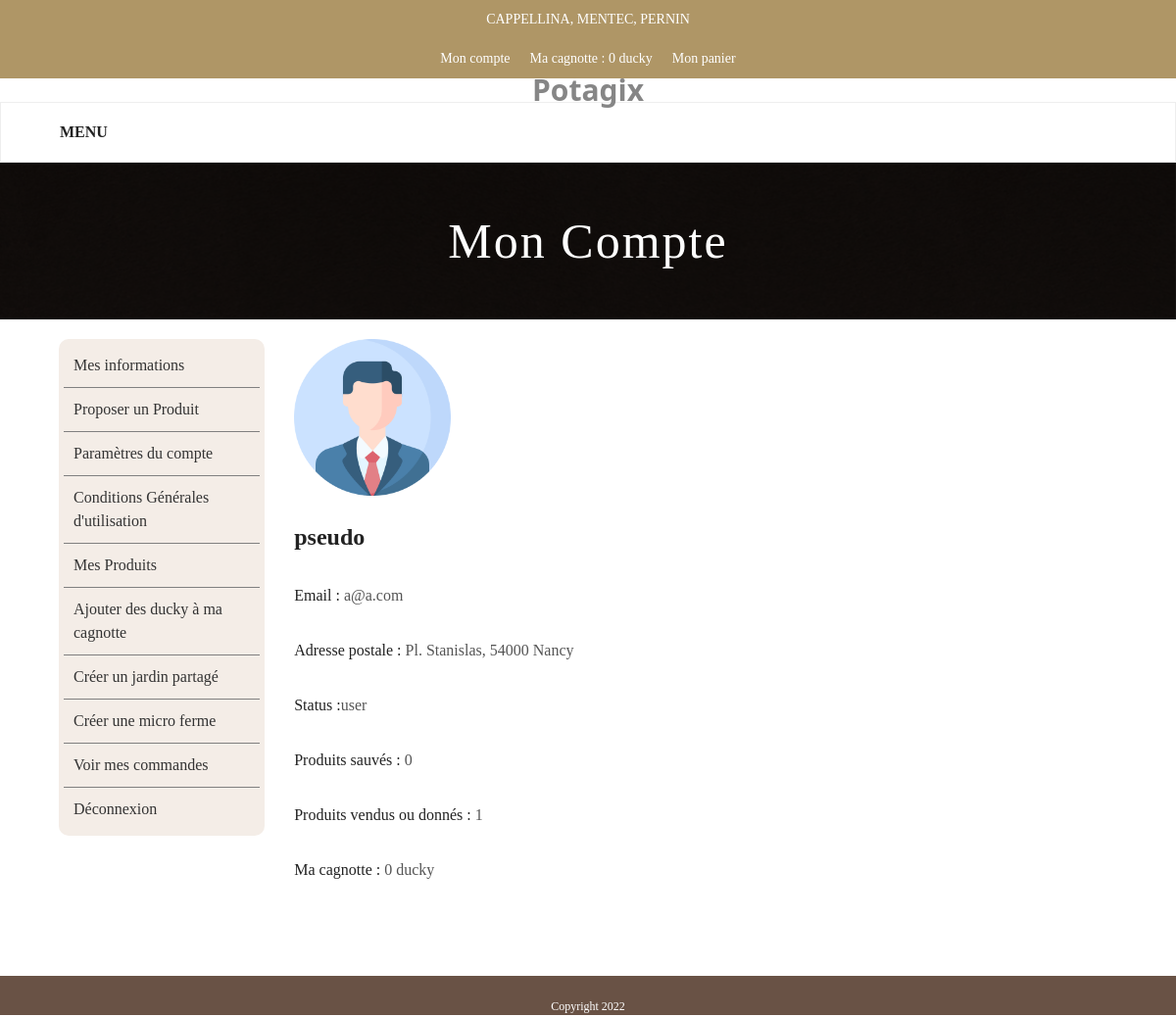
Page /mon-compte (signed in) on the committed database.
### tables this page shows
CREATE TABLE User(id INTEGER PRIMARY KEY AUTOINCREMENT NOT NULL, email TEXT NOT NULL, pseudo TEXT NOT NULL, password TEXT NOT NULL CHECK (LENGTH(Password)>=8),status VARCHAR(255), imageProfil VARCHAR(255), isLocations INTEGER, idLocation Integer, cagnotte INTEGER DEFAULT 0);

CREATE TABLE locations(
    idLocation INTEGER PRIMARY KEY AUTOINCREMENT NOT NULL,
    adresse VARCHAR(255),
    latitude REAL,
    longitude REAL
);

### app.py (the view)
@app.route('/mon-compte')
def getUser():
    if not user.isConnected():
        return render_template('not_connected.html')
    if request.method == 'GET' and len(request.args) > 0 and request.args['query'] == "deconnexion":
        session.clear()
        return redirect("accueil")
    data = cmpt.param_compte()
    prod_sau = cmpt.produit_sauve()
    prod_donn = cmpt.prod_donnees()
    return render_template('utilisateur.html', status=cmpt.type_compte(), data = data,save = prod_sau,given=prod_donn)

### modules/bdd.py (called while the page is built, shortened)
def get_db():
    db = getattr(g, '_database', None)
    if db is None:
        db = g._database = sqlite3.connect(DATABASE)
    return db

def select(table, attributs=["*"], conditions={}, limit=0, tables_jointes={}, distinct="", order="", connector=" AND"):
    params_str = ""
    for a in attributs:
        params_str += a + ","
    params_str = params_str[:-1]
    request = "SELECT " + distinct + " " + params_str + " FROM " + table
    if len(tables_jointes) > 0:
        for t in tables_jointes:
            request += " JOIN " + t + " ON " + tables_jointes[t]
    if len(conditions) > 0:
        request = request + " WHERE "
        for c in conditions:
            request += " " + c  + "= :" + c + connector
        request = request[:-3] + order
        engine = create_engine('sqlite:///' + DATABASE)
        con = engine.connect()
        query = text(request + addLimit(limit))
        res = con.execute(query, conditions)
        return res.fetchall()

def addLimit(n):
    return "" if n == 0 else " LIMIT " + str(n)

### modules/compte.py (called while the page is built)
def type_compte():
    id = 0
    status = ''
    name = session['connexion']['pseudo']
    query='''SELECT id FROM User WHERE pseudo = ?'''
    arg = [name,]
    cursor = bdd.get_db().cursor()
    cursor.execute(query,arg)
    string_id = cursor.fetchall()[0]
    for car in string_id:
        if car not in ["(",")",","]:
            id = car
    query2='''SELECT status FROM User WHERE id = ?'''
    arg2=[id,]
    cursor2 = bdd.get_db().cursor()
    cursor2.execute(query2,arg2)
    string_status = cursor2.fetchall()[0]
    for car in string_status:
        if car not in ["(",")",","]:
            status = status + car
    return status

def param_compte():
    user = bdd.select("User",conditions={"pseudo":session['connexion']['pseudo']})[0]
    adresse = bdd.select("locations",conditions={"idlocation":user[7]})[0]
    data = {
        "pseudo":user[2],
        "email":user[1],
        "adresse":adresse[1],
        "cagnotte":user[8],
        "image": user[5]
    }
    return data

def produit_sauve():
    pseudo = session['connexion']['pseudo']
    id = bdd.select("user",['id'], conditions={"pseudo":pseudo})
    prod = bdd.select('commande',conditions={'buyerId':id[0][0]})
    return len(prod)

### modules/user.py (called while the page is built)
def isConnected():
    return len(session) > 0

### templates/utilisateur.html (shortened to what this page needs)
{% extends 'basic_template.html' %}
{% block head %}
    <link rel="stylesheet" href="{{ url_for('static', filename='css/user.css') }}">
{% endblock %}
{% block title %}Mon compte{% endblock %}
{% block content %}
    <div class="content-parent">
        <div class="left-side">
            <a href="/mon-compte">Mes informations</a>
            <a href="/proposition">Proposer un Produit</a>
            <a href="/compte">Paramètres du compte</a>
            <a href="#">Conditions Générales d'utilisation</a>
            <a href="/vos-produits">Mes Produits</a>
            <a href="/cagnotte">Ajouter des ducky à ma cagnotte</a>
            <a href="/creer-jardin">Créer un jardin partagé</a>
            <a href="/creer-ferme">Créer une micro ferme</a>
            <a href="/commande">Voir mes commandes</a>
            <a href="/mon-compte?query=deconnexion" class="btn-primary">Déconnexion</a>
        </div>
        <div class="right-side">
            {% if data.image is not defined: %}
                <img src="{{ url_for('static', filename=data['image']) }}" alt="" class="profil-img">
            {% else: %}
                <img src="/static/img/user.png" alt="" class="profil-img">
            {% endif %}
            <h3>{{data["pseudo"]}}</h3>
            <p><span class="black">Email :</span> {{data["email"]}}</p>
            <p><span class="black">Adresse postale :</span> {{data["adresse"]}}</p>
            <p><span class="black">Status :</span>{{status}}</p>
            <p><span class="black">Produits sauvés :</span> {{save}}</p>
            <p><span class="black">Produits vendus ou donnés :</span> {{given}}</p>
            <p><span class="black">Ma cagnotte : </span>{{data["cagnotte"]}} ducky</p>
        </div>
    </div>
{% endblock %}

### static/css/general.css (style rules this page uses)
html, body { padding: 0; margin: 0; font-size: 1rem; height: 100%; }
body { font-family: "Roboto Slab"; line-height: 24px; font-weight: 400; font-style: normal; color: #868686; font-size: 16px; }
img { max-width: 100%; }
a { text-decoration: none; color: inherit; }

### static/css/user.css (style rules this page uses)
.content-parent { display: flex; flex-direction: row; width: 90%; margin: auto; justify-content: space-between; }
.left-side { width: 20%; display: flex; flex-direction: column; align-items: center; background-color: #f4ede7 !important; border-radius: 10px; height: max-content; padding: 5px; }
.left-side a { text-decoration: none; padding: 10px; border-bottom: 1px solid gray; color: #333333; width: 100%; background-color: none; }
.left-side a:last-child { border-bottom: none; }
.right-side { width: 80%; margin-left: 30px; display: flex; flex-direction: column; align-items: left; justify-content: flex-start; }
.right-side h3, .right-side div { text-align: left; width: 100%; margin: 5px; }
.profil-img { display: block; margin-left:0; height: 160px; width: 160px; }
.right-side h3 { font-size: 1.5rem; color: #222; padding: 0; margin: 0; margin-top: 30px; margin-bottom: 20px; }
.right-side p { font-family: Roboto; color: #555; }
.black { color: #222; }

### rows in the picture
User: pseudo "pseudo", email "a@a.com", status "user"
locations: adresse "Pl. Stanislas, 54000 Nancy"

### other values in the picture
{{ session['connexion']['cagnotte'] }} "0"
{{ save }} "0"
{{ given }} "1"
{{ data["cagnotte"] }} "0"
